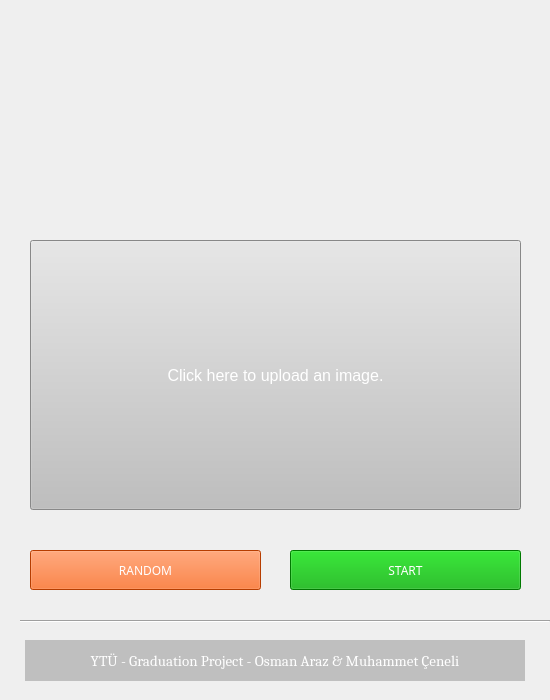
<?xml version="1.0" encoding="UTF-8"?>
<ui version="4.0">
 <class>MainWindow</class>
 <widget class="QMainWindow" name="MainWindow">
  <property name="geometry">
   <rect>
    <x>0</x>
    <y>0</y>
    <width>550</width>
    <height>700</height>
   </rect>
  </property>
  <property name="minimumSize">
   <size>
    <width>550</width>
    <height>700</height>
   </size>
  </property>
  <property name="maximumSize">
   <size>
    <width>550</width>
    <height>700</height>
   </size>
  </property>
  <property name="windowTitle">
   <string>Landmark Recognition System</string>
  </property>
  <widget class="QWidget" name="centralwidget">
   <widget class="QStackedWidget" name="stackedWidget">
    <property name="enabled">
     <bool>true</bool>
    </property>
    <property name="geometry">
     <rect>
      <x>0</x>
      <y>0</y>
      <width>550</width>
      <height>700</height>
     </rect>
    </property>
    <property name="minimumSize">
     <size>
      <width>0</width>
      <height>0</height>
     </size>
    </property>
    <property name="frameShape">
     <enum>QFrame::NoFrame</enum>
    </property>
    <property name="lineWidth">
     <number>1</number>
    </property>
    <property name="currentIndex">
     <number>0</number>
    </property>
    <widget class="QWidget" name="main_page">
     <widget class="QPushButton" name="push_start">
      <property name="geometry">
       <rect>
        <x>290</x>
        <y>550</y>
        <width>231</width>
        <height>40</height>
       </rect>
      </property>
      <property name="font">
       <font>
        <family>Bahnschrift SemiBold</family>
        <pointsize>9</pointsize>
        <weight>50</weight>
        <italic>false</italic>
        <bold>false</bold>
       </font>
      </property>
      <property name="styleSheet">
       <string notr="true">background-color: rgb(0, 170, 0);
font: &quot;Bahnschrift SemiBold&quot;;
color: rgb(255, 255, 255);</string>
      </property>
      <property name="text">
       <string>START</string>
      </property>
     </widget>
     <widget class="QPushButton" name="push_random">
      <property name="geometry">
       <rect>
        <x>30</x>
        <y>550</y>
        <width>231</width>
        <height>40</height>
       </rect>
      </property>
      <property name="font">
       <font>
        <family>Bahnschrift SemiBold</family>
        <pointsize>9</pointsize>
        <weight>50</weight>
        <italic>false</italic>
        <bold>false</bold>
       </font>
      </property>
      <property name="styleSheet">
       <string notr="true">background-color: rgb(255, 85, 0);
font: &quot;Bahnschrift SemiBold&quot;;
color: rgb(255, 255, 255);</string>
      </property>
      <property name="text">
       <string>RANDOM</string>
      </property>
     </widget>
     <widget class="Line" name="line_5">
      <property name="geometry">
       <rect>
        <x>20</x>
        <y>620</y>
        <width>530</width>
        <height>3</height>
       </rect>
      </property>
      <property name="orientation">
       <enum>Qt::Horizontal</enum>
      </property>
     </widget>
     <widget class="QLabel" name="logo">
      <property name="geometry">
       <rect>
        <x>105</x>
        <y>10</y>
        <width>341</width>
        <height>201</height>
       </rect>
      </property>
      <property name="text">
       <string/>
      </property>
      <property name="pixmap">
       <pixmap>images/logo.png</pixmap>
      </property>
      <property name="scaledContents">
       <bool>true</bool>
      </property>
     </widget>
     <widget class="QLabel" name="footer">
      <property name="geometry">
       <rect>
        <x>25</x>
        <y>640</y>
        <width>500</width>
        <height>41</height>
       </rect>
      </property>
      <property name="font">
       <font>
        <family>Cambria</family>
        <pointsize>11</pointsize>
        <weight>50</weight>
        <bold>false</bold>
       </font>
      </property>
      <property name="styleSheet">
       <string notr="true">background-color: rgb(191, 191, 191);
color: white;</string>
      </property>
      <property name="text">
       <string>YTÜ - Graduation Project - Osman Araz &amp; Muhammet Çeneli</string>
      </property>
      <property name="alignment">
       <set>Qt::AlignCenter</set>
      </property>
     </widget>
     <widget class="QPushButton" name="pushImage">
      <property name="geometry">
       <rect>
        <x>30</x>
        <y>240</y>
        <width>491</width>
        <height>270</height>
       </rect>
      </property>
      <property name="font">
       <font>
        <family>MS Shell Dlg 2</family>
        <pointsize>12</pointsize>
       </font>
      </property>
      <property name="styleSheet">
       <string notr="true">background-color: rgb(191, 191, 191);
color: rgb(255, 255, 255);</string>
      </property>
      <property name="text">
       <string>Click here to upload an image.</string>
      </property>
     </widget>
    </widget>
    <widget class="QWidget" name="result_page">
     <widget class="QWidget" name="verticalLayoutWidget_2">
      <property name="geometry">
       <rect>
        <x>20</x>
        <y>80</y>
        <width>511</width>
        <height>551</height>
       </rect>
      </property>
      <layout class="QVBoxLayout" name="verticalLayout_3">
       <item>
        <layout class="QGridLayout" name="gridLayout" columnstretch="1,2">
         <property name="horizontalSpacing">
          <number>20</number>
         </property>
         <property name="verticalSpacing">
          <number>7</number>
         </property>
         <item row="0" column="1">
          <layout class="QVBoxLayout" name="verticalLayout_2">
           <property name="spacing">
            <number>7</number>
           </property>
           <item>
            <widget class="QLabel" name="name1">
             <property name="font">
              <font>
               <family>Georgia</family>
               <pointsize>8</pointsize>
               <weight>50</weight>
               <italic>false</italic>
               <bold>false</bold>
               <underline>false</underline>
               <strikeout>false</strikeout>
               <kerning>true</kerning>
              </font>
             </property>
             <property name="styleSheet">
              <string notr="true">background-color: rgba(184, 184, 184, 100);
color: black;</string>
             </property>
             <property name="text">
              <string>AYASOFYA</string>
             </property>
             <property name="alignment">
              <set>Qt::AlignCenter</set>
             </property>
            </widget>
           </item>
           <item>
            <widget class="QLabel" name="rate1">
             <property name="font">
              <font>
               <family>Georgia</family>
               <pointsize>8</pointsize>
               <weight>50</weight>
               <italic>false</italic>
               <bold>false</bold>
               <underline>false</underline>
               <strikeout>false</strikeout>
               <kerning>true</kerning>
              </font>
             </property>
             <property name="styleSheet">
              <string notr="true">background-color: rgba(184, 184, 184, 100);
color: black;</string>
             </property>
             <property name="text">
              <string>70 %</string>
             </property>
             <property name="alignment">
              <set>Qt::AlignCenter</set>
             </property>
            </widget>
           </item>
          </layout>
         </item>
         <item row="0" column="0">
          <widget class="QLabel" name="img1">
           <property name="styleSheet">
            <string notr="true">background-color: rgb(190, 190, 190);</string>
           </property>
           <property name="text">
            <string/>
           </property>
          </widget>
         </item>
        </layout>
       </item>
       <item>
        <widget class="Line" name="line">
         <property name="orientation">
          <enum>Qt::Horizontal</enum>
         </property>
        </widget>
       </item>
       <item>
        <layout class="QGridLayout" name="gridLayout_2" columnstretch="1,2">
         <property name="horizontalSpacing">
          <number>20</number>
         </property>
         <property name="verticalSpacing">
          <number>7</number>
         </property>
         <item row="0" column="1">
          <layout class="QVBoxLayout" name="verticalLayout_4">
           <property name="spacing">
            <number>7</number>
           </property>
           <item>
            <widget class="QLabel" name="name2">
             <property name="font">
              <font>
               <family>Georgia</family>
               <pointsize>8</pointsize>
               <weight>50</weight>
               <italic>false</italic>
               <bold>false</bold>
               <underline>false</underline>
               <strikeout>false</strikeout>
               <kerning>true</kerning>
              </font>
             </property>
             <property name="styleSheet">
              <string notr="true">background-color: rgba(184, 184, 184, 100);
color: black;</string>
             </property>
             <property name="text">
              <string>AYASOFYA</string>
             </property>
             <property name="alignment">
              <set>Qt::AlignCenter</set>
             </property>
            </widget>
           </item>
           <item>
            <widget class="QLabel" name="rate2">
             <property name="font">
              <font>
               <family>Georgia</family>
               <pointsize>8</pointsize>
               <weight>50</weight>
               <italic>false</italic>
               <bold>false</bold>
               <underline>false</underline>
               <strikeout>false</strikeout>
               <kerning>true</kerning>
              </font>
             </property>
             <property name="styleSheet">
              <string notr="true">background-color: rgba(184, 184, 184, 100);
color: black;</string>
             </property>
             <property name="text">
              <string>70 %</string>
             </property>
             <property name="alignment">
              <set>Qt::AlignCenter</set>
             </property>
            </widget>
           </item>
          </layout>
         </item>
         <item row="0" column="0">
          <widget class="QLabel" name="img2">
           <property name="styleSheet">
            <string notr="true">background-color: rgb(190, 190, 190);</string>
           </property>
           <property name="text">
            <string/>
           </property>
          </widget>
         </item>
        </layout>
       </item>
       <item>
        <widget class="Line" name="line_2">
         <property name="orientation">
          <enum>Qt::Horizontal</enum>
         </property>
        </widget>
       </item>
       <item>
        <layout class="QGridLayout" name="gridLayout_3" columnstretch="1,2">
         <property name="horizontalSpacing">
          <number>20</number>
         </property>
         <property name="verticalSpacing">
          <number>7</number>
         </property>
         <item row="1" column="0">
          <widget class="QLabel" name="img3">
           <property name="styleSheet">
            <string notr="true">background-color: rgb(190, 190, 190);</string>
           </property>
           <property name="text">
            <string/>
           </property>
          </widget>
         </item>
         <item row="1" column="1">
          <layout class="QVBoxLayout" name="verticalLayout_5">
           <property name="spacing">
            <number>7</number>
           </property>
           <item>
            <widget class="QLabel" name="name3">
             <property name="font">
              <font>
               <family>Georgia</family>
               <pointsize>8</pointsize>
               <weight>50</weight>
               <italic>false</italic>
               <bold>false</bold>
               <underline>false</underline>
               <strikeout>false</strikeout>
               <kerning>true</kerning>
              </font>
             </property>
             <property name="styleSheet">
              <string notr="true">background-color: rgba(184, 184, 184, 100);
color: black;</string>
             </property>
             <property name="text">
              <string>AYASOFYA</string>
             </property>
             <property name="alignment">
              <set>Qt::AlignCenter</set>
             </property>
            </widget>
           </item>
           <item>
            <widget class="QLabel" name="rate3">
             <property name="font">
              <font>
               <family>Georgia</family>
               <pointsize>8</pointsize>
               <weight>50</weight>
               <italic>false</italic>
               <bold>false</bold>
               <underline>false</underline>
               <strikeout>false</strikeout>
               <kerning>true</kerning>
              </font>
             </property>
             <property name="styleSheet">
              <string notr="true">background-color: rgba(184, 184, 184, 100);
color: black;</string>
             </property>
             <property name="text">
              <string>70 %</string>
             </property>
             <property name="alignment">
              <set>Qt::AlignCenter</set>
             </property>
            </widget>
           </item>
          </layout>
         </item>
        </layout>
       </item>
       <item>
        <widget class="Line" name="line_3">
         <property name="orientation">
          <enum>Qt::Horizontal</enum>
         </property>
        </widget>
       </item>
       <item>
        <layout class="QGridLayout" name="gridLayout_4" columnstretch="1,2">
         <property name="horizontalSpacing">
          <number>20</number>
         </property>
         <property name="verticalSpacing">
          <number>7</number>
         </property>
         <item row="0" column="1">
          <layout class="QVBoxLayout" name="verticalLayout_6">
           <property name="spacing">
            <number>7</number>
           </property>
           <item>
            <widget class="QLabel" name="name4">
             <property name="font">
              <font>
               <family>Georgia</family>
               <pointsize>8</pointsize>
               <weight>50</weight>
               <italic>false</italic>
               <bold>false</bold>
               <underline>false</underline>
               <strikeout>false</strikeout>
               <kerning>true</kerning>
              </font>
             </property>
             <property name="styleSheet">
              <string notr="true">background-color: rgba(184, 184, 184, 100);
color: black;</string>
             </property>
             <property name="text">
              <string>AYASOFYA</string>
             </property>
             <property name="alignment">
              <set>Qt::AlignCenter</set>
             </property>
            </widget>
           </item>
           <item>
            <widget class="QLabel" name="rate4">
             <property name="font">
              <font>
               <family>Georgia</family>
               <pointsize>8</pointsize>
               <weight>50</weight>
               <italic>false</italic>
               <bold>false</bold>
               <underline>false</underline>
               <strikeout>false</strikeout>
               <kerning>true</kerning>
              </font>
             </property>
             <property name="styleSheet">
              <string notr="true">background-color: rgba(184, 184, 184, 100);
color: black;</string>
             </property>
             <property name="text">
              <string>70 %</string>
             </property>
             <property name="alignment">
              <set>Qt::AlignCenter</set>
             </property>
            </widget>
           </item>
          </layout>
         </item>
         <item row="0" column="0">
          <widget class="QLabel" name="img4">
           <property name="styleSheet">
            <string notr="true">background-color: rgb(190, 190, 190);</string>
           </property>
           <property name="text">
            <string/>
           </property>
          </widget>
         </item>
        </layout>
       </item>
       <item>
        <widget class="Line" name="line_4">
         <property name="orientation">
          <enum>Qt::Horizontal</enum>
         </property>
        </widget>
       </item>
       <item>
        <layout class="QGridLayout" name="gridLayout_5" columnstretch="1,2">
         <property name="horizontalSpacing">
          <number>20</number>
         </property>
         <property name="verticalSpacing">
          <number>7</number>
         </property>
         <item row="0" column="0">
          <widget class="QLabel" name="img5">
           <property name="styleSheet">
            <string notr="true">background-color: rgb(190, 190, 190);</string>
           </property>
           <property name="text">
            <string/>
           </property>
          </widget>
         </item>
         <item row="0" column="1">
          <layout class="QVBoxLayout" name="verticalLayout_7">
           <property name="spacing">
            <number>7</number>
           </property>
           <item>
            <widget class="QLabel" name="name5">
             <property name="font">
              <font>
               <family>Georgia</family>
               <pointsize>8</pointsize>
               <weight>50</weight>
               <italic>false</italic>
               <bold>false</bold>
               <underline>false</underline>
               <strikeout>false</strikeout>
               <kerning>true</kerning>
              </font>
             </property>
             <property name="styleSheet">
              <string notr="true">background-color: rgba(184, 184, 184, 100);
color: black;</string>
             </property>
             <property name="text">
              <string>AYASOFYA</string>
             </property>
             <property name="alignment">
              <set>Qt::AlignCenter</set>
             </property>
            </widget>
           </item>
           <item>
            <widget class="QLabel" name="rate5">
             <property name="font">
              <font>
               <family>Georgia</family>
               <pointsize>8</pointsize>
               <weight>50</weight>
               <italic>false</italic>
               <bold>false</bold>
               <underline>false</underline>
               <strikeout>false</strikeout>
               <kerning>true</kerning>
              </font>
             </property>
             <property name="styleSheet">
              <string notr="true">background-color: rgba(184, 184, 184, 100);
color: black;</string>
             </property>
             <property name="text">
              <string>70 %</string>
             </property>
             <property name="alignment">
              <set>Qt::AlignCenter</set>
             </property>
            </widget>
           </item>
          </layout>
         </item>
        </layout>
       </item>
      </layout>
     </widget>
     <widget class="QLabel" name="header">
      <property name="geometry">
       <rect>
        <x>20</x>
        <y>20</y>
        <width>511</width>
        <height>41</height>
       </rect>
      </property>
      <property name="font">
       <font>
        <family>Georgia</family>
        <pointsize>11</pointsize>
        <weight>50</weight>
        <italic>false</italic>
        <bold>false</bold>
        <underline>false</underline>
       </font>
      </property>
      <property name="styleSheet">
       <string notr="true">background-color: rgb(255, 170, 0);
color: rgb(255, 255, 255);</string>
      </property>
      <property name="text">
       <string>PREDICTIONS</string>
      </property>
      <property name="alignment">
       <set>Qt::AlignCenter</set>
      </property>
     </widget>
     <widget class="QPushButton" name="push_back">
      <property name="geometry">
       <rect>
        <x>20</x>
        <y>650</y>
        <width>511</width>
        <height>35</height>
       </rect>
      </property>
      <property name="font">
       <font>
        <pointsize>9</pointsize>
       </font>
      </property>
      <property name="styleSheet">
       <string notr="true">background-color: rgb(255, 58, 58);
color: rgb(255, 255, 255);</string>
      </property>
      <property name="text">
       <string>BACK</string>
      </property>
     </widget>
    </widget>
   </widget>
  </widget>
 </widget>
 <resources/>
 <connections/>
</ui>
